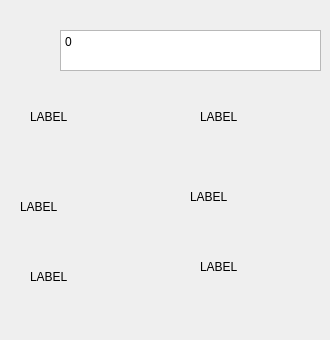
      <widget class="QWidget" name="page_15">
       <widget class="QPlainTextEdit" name="plainTextEdit_16">
        <property name="geometry">
         <rect>
          <x>60</x>
          <y>30</y>
          <width>261</width>
          <height>41</height>
         </rect>
        </property>
        <property name="verticalScrollBarPolicy">
         <enum>Qt::ScrollBarAlwaysOff</enum>
        </property>
        <property name="horizontalScrollBarPolicy">
         <enum>Qt::ScrollBarAlwaysOff</enum>
        </property>
        <property name="plainText">
         <string>0
</string>
        </property>
       </widget>
       <widget class="QLabel" name="label_98">
        <property name="geometry">
         <rect>
          <x>30</x>
          <y>110</y>
          <width>121</width>
          <height>61</height>
         </rect>
        </property>
        <property name="lineWidth">
         <number>0</number>
        </property>
        <property name="text">
         <string>LABEL</string>
        </property>
        <property name="alignment">
         <set>Qt::AlignLeading|Qt::AlignLeft|Qt::AlignTop</set>
        </property>
        <property name="margin">
         <number>2</number>
        </property>
        <property name="indent">
         <number>-1</number>
        </property>
       </widget>
       <widget class="QLabel" name="label_99">
        <property name="geometry">
         <rect>
          <x>200</x>
          <y>110</y>
          <width>121</width>
          <height>61</height>
         </rect>
        </property>
        <property name="lineWidth">
         <number>0</number>
        </property>
        <property name="text">
         <string>LABEL</string>
        </property>
        <property name="alignment">
         <set>Qt::AlignLeading|Qt::AlignLeft|Qt::AlignTop</set>
        </property>
        <property name="margin">
         <number>2</number>
        </property>
        <property name="indent">
         <number>-1</number>
        </property>
       </widget>
       <widget class="QLabel" name="label_100">
        <property name="geometry">
         <rect>
          <x>20</x>
          <y>200</y>
          <width>121</width>
          <height>61</height>
         </rect>
        </property>
        <property name="lineWidth">
         <number>0</number>
        </property>
        <property name="text">
         <string>LABEL</string>
        </property>
        <property name="alignment">
         <set>Qt::AlignLeading|Qt::AlignLeft|Qt::AlignTop</set>
        </property>
        <property name="margin">
         <number>2</number>
        </property>
        <property name="indent">
         <number>-1</number>
        </property>
       </widget>
       <widget class="QLabel" name="label_101">
        <property name="geometry">
         <rect>
          <x>190</x>
          <y>190</y>
          <width>121</width>
          <height>61</height>
         </rect>
        </property>
        <property name="lineWidth">
         <number>0</number>
        </property>
        <property name="text">
         <string>LABEL</string>
        </property>
        <property name="alignment">
         <set>Qt::AlignLeading|Qt::AlignLeft|Qt::AlignTop</set>
        </property>
        <property name="margin">
         <number>2</number>
        </property>
        <property name="indent">
         <number>-1</number>
        </property>
       </widget>
       <widget class="QLabel" name="label_102">
        <property name="geometry">
         <rect>
          <x>30</x>
          <y>270</y>
          <width>121</width>
          <height>61</height>
         </rect>
        </property>
        <property name="lineWidth">
         <number>0</number>
        </property>
        <property name="text">
         <string>LABEL</string>
        </property>
        <property name="alignment">
         <set>Qt::AlignLeading|Qt::AlignLeft|Qt::AlignTop</set>
        </property>
        <property name="margin">
         <number>2</number>
        </property>
        <property name="indent">
         <number>-1</number>
        </property>
       </widget>
       <widget class="QLabel" name="label_103">
        <property name="geometry">
         <rect>
          <x>200</x>
          <y>260</y>
          <width>121</width>
          <height>61</height>
         </rect>
        </property>
        <property name="lineWidth">
         <number>0</number>
        </property>
        <property name="text">
         <string>LABEL</string>
        </property>
        <property name="alignment">
         <set>Qt::AlignLeading|Qt::AlignLeft|Qt::AlignTop</set>
        </property>
        <property name="margin">
         <number>2</number>
        </property>
        <property name="indent">
         <number>-1</number>
        </property>
       </widget>
      </widget>
